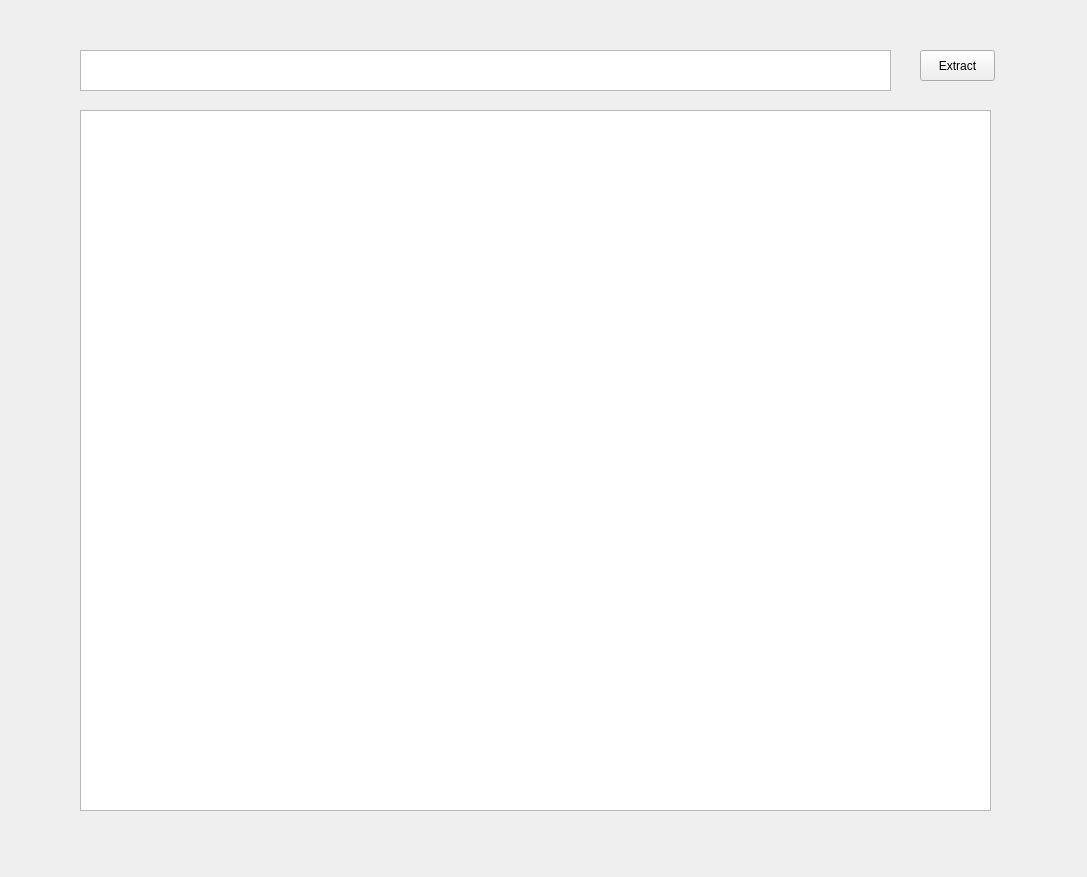
<?xml version="1.0" encoding="UTF-8"?>
<ui version="4.0">
 <class>MainWindow</class>
 <widget class="QMainWindow" name="MainWindow">
  <property name="geometry">
   <rect>
    <x>0</x>
    <y>0</y>
    <width>1087</width>
    <height>877</height>
   </rect>
  </property>
  <property name="windowTitle">
   <string>MainWindow</string>
  </property>
  <widget class="QWidget" name="centralwidget">
   <widget class="QTableWidget" name="table">
    <property name="geometry">
     <rect>
      <x>80</x>
      <y>110</y>
      <width>911</width>
      <height>701</height>
     </rect>
    </property>
   </widget>
   <widget class="QTextEdit" name="textFile">
    <property name="geometry">
     <rect>
      <x>80</x>
      <y>50</y>
      <width>811</width>
      <height>41</height>
     </rect>
    </property>
   </widget>
   <widget class="QPushButton" name="extractButton">
    <property name="geometry">
     <rect>
      <x>920</x>
      <y>50</y>
      <width>75</width>
      <height>31</height>
     </rect>
    </property>
    <property name="text">
     <string>Extract</string>
    </property>
   </widget>
  </widget>
 </widget>
 <resources/>
 <connections/>
</ui>
